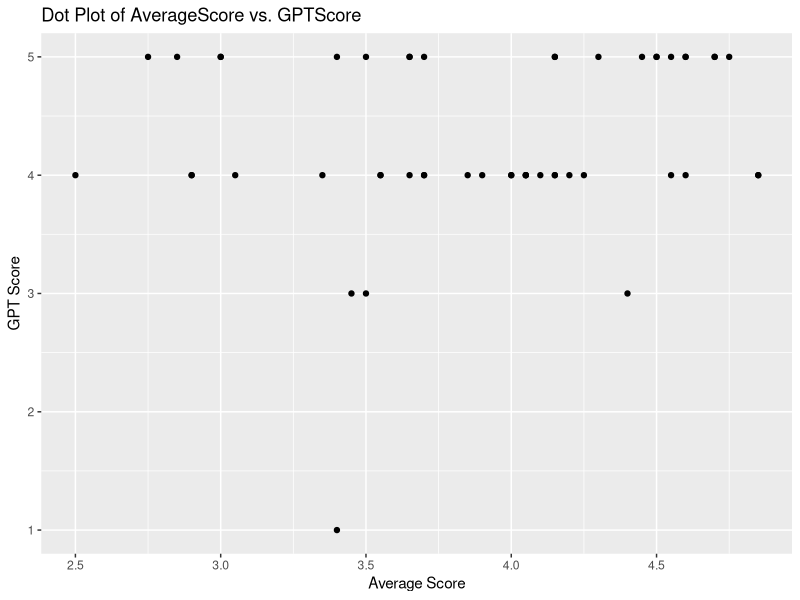
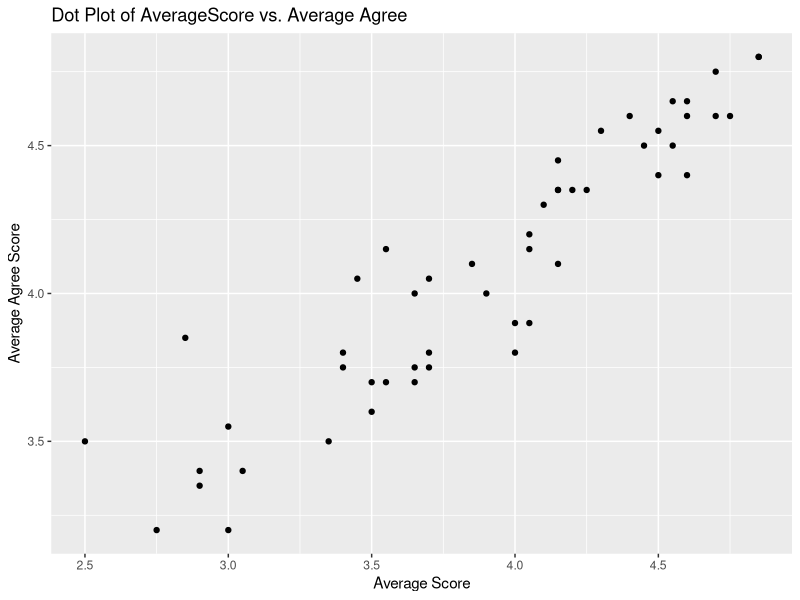

Reproduce these figures in R, in order.
# Load necessary libraries
library(dplyr)
library(ggplot2)

# Step 1: Read the CSV file
data <- read.csv("data/causal_response.csv")

# Step 2: Identify self-rating and others agree columns
self_rating_columns <- grep("self_rating$", names(data), value = TRUE)
agree_columns <- grep("others_agreee_w_self$", names(data), value = TRUE)

# Step 3: Map strings to numbers for all self-rating and agree questions using case_when
data_mapped <- data %>%
  mutate(across(all_of(self_rating_columns), ~case_when(
    . == "Definitely false" ~ 1,
    . == "Probably false" ~ 2,
    . == "Neither true nor false" ~ 3,
    . == "Probably true" ~ 4,
    . == "Definitely true" ~ 5,
    TRUE ~ NA_real_ # Handles cases that don't match any of the above
  ))) %>%
  mutate(across(all_of(agree_columns), ~case_when(
    . == "0-20%" ~ 1,
    . == "21-40%" ~ 2,
    . == "41-60%" ~ 3,
    . == "61-80%" ~ 4,
    . == "81-100%" ~ 5,
    TRUE ~ NA_real_ # Handles cases that don't match any of the above
  )))

# Step 4: Calculate average scores for each self-rating and agree question
average_scores <- sapply(data_mapped[self_rating_columns], mean, na.rm = TRUE)
average_agree_scores <- sapply(data_mapped[agree_columns], mean, na.rm = TRUE)

# Step 4b: calculate the variance
variance_score <- sapply(data_mapped[self_rating_columns], var, na.rm = TRUE)
variance_agree_score <- sapply(data_mapped[agree_columns], var, na.rm = TRUE)

# Step 5: Create a new DataFrame with question prompts, average scores, and average agree scores
question_prompts <- gsub("_self_rating$", "", self_rating_columns)
result_df <- data.frame(Question = question_prompts, 
                        AverageScore = average_scores, 
                        AverageAgreeScore = average_agree_scores,
                        VarianceScore = variance_score,
                        VarianceAgreeScore = variance_agree_score)

# Before proceeding, ensure result_df has 51 rows by removing the last two rows
result_df <- head(result_df, n = 51)

# Load additional data for comparison
gpt_data <- read.csv("filtered_gpt_data.csv")

# Assuming gpt_data contains columns for GPT scores (V2) and human agreement scores (e.g., HumanAgreeScore)
result_df <- result_df %>%
  mutate(GPTScore = gpt_data$V2, Text = gpt_data$V1, OriginalGPTScore = gpt_data$OriginalGPTScore, HumanAgreementScore = gpt_data$HumanAgreeScore)

# Calculate differences and correlation
result_df$ScoreDifference <- abs(result_df$AverageScore - result_df$GPTScore)
mean_difference <- mean(result_df$ScoreDifference, na.rm = TRUE)
agree_coeff <- cor(result_df$AverageAgreeScore, result_df$AverageScore, use = "complete.obs")

# Print results
print(mean_difference)
print(agree_coeff)

# Visualize data with ggplot2
plot1 <- ggplot(result_df, aes(x = AverageScore, y = GPTScore)) +
  geom_point(alpha = 1) +
  labs(x = "Average Score", y = "GPT Score", title = "Dot Plot of AverageScore vs. GPTScore")
ggsave("improved_dotplot_AverageScore_vs_GPTScore.png", plot1, width = 10, height = 6, dpi = 300)

plot2 <- ggplot(result_df, aes(x = AverageScore, y = AverageAgreeScore)) +
  geom_point(alpha = 1) +
  labs(x = "Average Score", y = "Average Agree Score", title = "Dot Plot of AverageScore vs. Average Agree")
ggsave("improved_dotplot_AverageScore_vs_AverageAgreeScore.png", plot2, width = 10, height = 6, dpi = 300)

# Export dataframes

result_df_by_diff = result_df %>% arrange(desc(ScoreDifference))
write.csv(result_df_by_diff, "statements_with_greatest_disagreement.csv", row.names = FALSE)
cat("Exported the ordered statements to: statements_with_greatest_disagreement.csv\n")

result_df_reordered <- result_df %>% arrange(desc(GPTScore), desc(ScoreDifference))
write.csv(result_df_reordered, "statements_ordered_by_GPTScore_then_AverageScore.csv", row.names = FALSE)
cat("Exported the reordered statements to: statements_ordered_by_GPTScore_then_AverageScore.csv\n")

